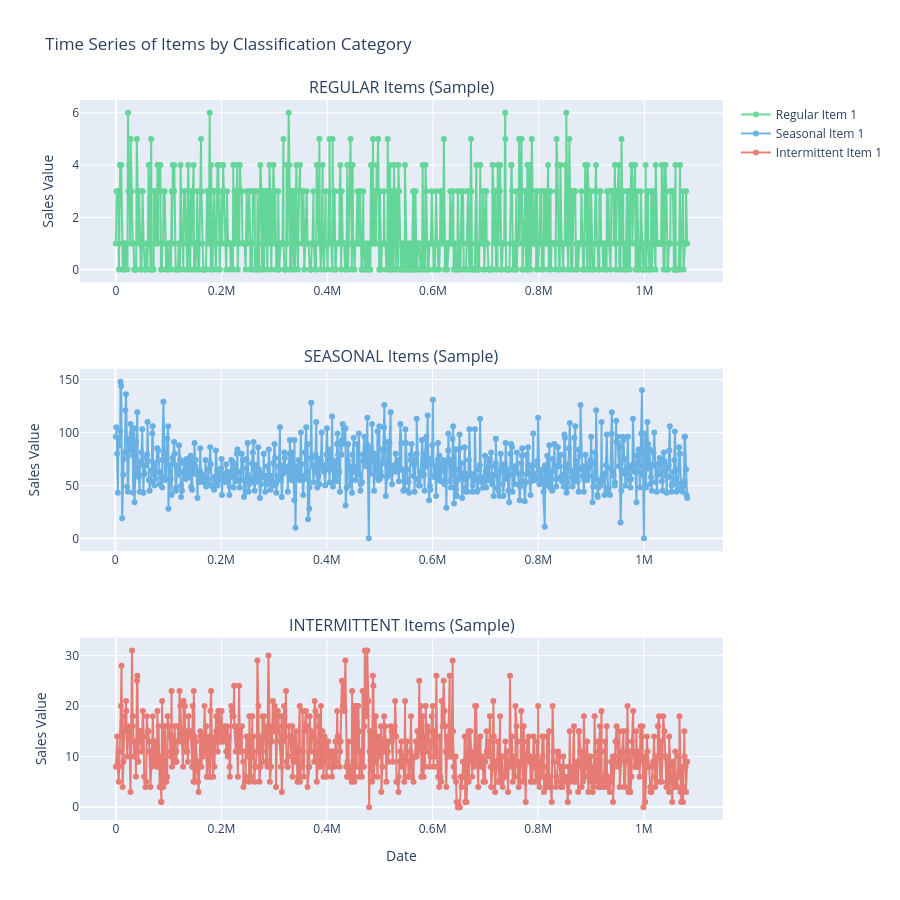

The notebook cell saved with this chart:
### Code cell
# Plot time series for each classification category
from plotly.subplots import make_subplots
import plotly.graph_objects as go

# Get sample items from each label
labels_to_plot = ['regular', 'seasonal', 'intermittent']
n_samples_per_label = 1

fig = make_subplots(
    rows=3, cols=1,
    subplot_titles=[f"{label.upper()} Items (Sample)" for label in labels_to_plot],
    specs=[[{"secondary_y": False}], [{"secondary_y": False}], [{"secondary_y": False}]],
    vertical_spacing=0.12
)

colors = {'regular': '#2ecc71', 'seasonal': '#3498db', 'intermittent': '#e74c3c'}

for row_idx, label in enumerate(labels_to_plot, 1):
    # Get items with this label
    items_with_label = df_classified[df_classified['item_label'] == label]['item_id'].unique()
    
    if len(items_with_label) == 0:
        print(f"No items found with label: {label}")
        continue
    
    # Plot first n_samples_per_label items
    for i, item_id in enumerate(items_with_label[:n_samples_per_label]):
        item_data = df_classified[df_classified['item_id'] == item_id].sort_index()
        
        fig.add_trace(
            go.Scatter(
                x=item_data.index,
                y=item_data['value'],
                mode='lines+markers',
                name=f"{label.capitalize()} Item {i+1}",
                line=dict(color=colors[label], width=2),
                opacity=0.7
            ),
            row=row_idx, col=1
        )

# Update layout
fig.update_xaxes(title_text="Date", row=3, col=1)
fig.update_yaxes(title_text="Sales Value", row=1, col=1)
fig.update_yaxes(title_text="Sales Value", row=2, col=1)
fig.update_yaxes(title_text="Sales Value", row=3, col=1)

fig.update_layout(
    height=900,
    title_text="Time Series of Items by Classification Category",
    hovermode='x unified',
    showlegend=True
)

fig.show()

### Figure 1 — Plotly figure (JSON) as saved in the notebook; plotly's stock layout.template omitted (floating-point values rounded to 4 significant figures; data arrays with more than 128 entries replaced by an {"elided": "..."} marker saying what was removed)
{"data": [{"line": {"color": "#2ecc71", "width": 2}, "mode": "lines+markers", "name": "Regular Item 1", "opacity": 0.7, "type": "scatter", "x": {"elided": "760 int values"}, "xaxis": "x", "y": {"elided": "760 int values"}, "yaxis": "y"}, {"line": {"color": "#3498db", "width": 2}, "mode": "lines+markers", "name": "Seasonal Item 1", "opacity": 0.7, "type": "scatter", "x": {"elided": "761 int values"}, "xaxis": "x2", "y": {"elided": "761 int values"}, "yaxis": "y2"}, {"line": {"color": "#e74c3c", "width": 2}, "mode": "lines+markers", "name": "Intermittent Item 1", "opacity": 0.7, "type": "scatter", "x": {"elided": "761 int values"}, "xaxis": "x3", "y": {"elided": "761 int values"}, "yaxis": "y3"}], "layout": {"annotations": [{"font": {"size": 16}, "showarrow": false, "text": "REGULAR Items (Sample)", "x": 0.5, "xanchor": "center", "xref": "paper", "y": 1, "yanchor": "bottom", "yref": "paper"}, {"font": {"size": 16}, "showarrow": false, "text": "SEASONAL Items (Sample)", "x": 0.5, "xanchor": "center", "xref": "paper", "y": 0.6267, "yanchor": "bottom", "yref": "paper"}, {"font": {"size": 16}, "showarrow": false, "text": "INTERMITTENT Items (Sample)", "x": 0.5, "xanchor": "center", "xref": "paper", "y": 0.2533, "yanchor": "bottom", "yref": "paper"}], "height": 900, "hovermode": "x unified", "showlegend": true, "title": {"text": "Time Series of Items by Classification Category"}, "xaxis": {"anchor": "y", "domain": [0, 1]}, "xaxis2": {"anchor": "y2", "domain": [0, 1]}, "xaxis3": {"anchor": "y3", "domain": [0, 1], "title": {"text": "Date"}}, "yaxis": {"anchor": "x", "domain": [0.7467, 1], "title": {"text": "Sales Value"}}, "yaxis2": {"anchor": "x2", "domain": [0.3733, 0.6267], "title": {"text": "Sales Value"}}, "yaxis3": {"anchor": "x3", "domain": [0, 0.2533], "title": {"text": "Sales Value"}}}}
